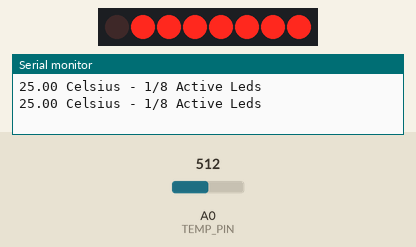
Recording of a sketch running on a simulated Arduino Uno, built with avr-gcc and run on an emulated ATmega328P. Parts: 8 shift-register outputs drawn as a row of LEDs (first output left, lit = HIGH), the last lines printed to the serial monitor. Wiring (inferred from the names in the program): shift register (74HC595): data pin 12; shift clock pin 9; latch pin 11. Wiring (inferred from the signals the program sends): row of LEDs: on Q0, Q1, Q2, Q3, Q4, Q5, Q6, Q7. The inputs (shaded band) are chosen by the test bench; at power-on: A0 (TEMP_PIN) = 512.

Above: at 1.8 s.
1.9 s: A0 (TEMP_PIN) set to 716
At 3.2 s:
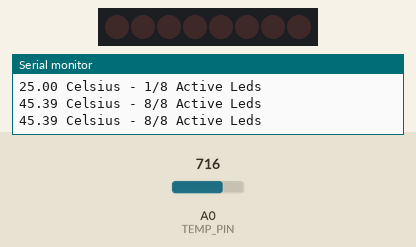
3.5 s: A0 (TEMP_PIN) set to 511
At 5.1 s:
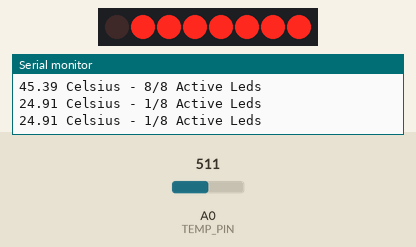
5.5 s: A0 (TEMP_PIN) set to 900
At 6.7 s:
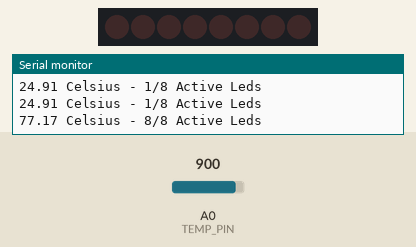
Timing chart, 0 to 8.5 s (numbered marks = the images above; inputs shaded):
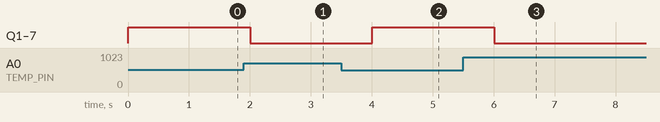

Measured:
- after the input at 1.9 s, Q1–7: HIGH → LOW after 0.10 s
- after the input at 3.5 s, Q1–7: LOW → HIGH after 0.51 s
- after the input at 5.5 s, Q1–7: HIGH → LOW after 0.51 s

The sketch:

heatAlarm.ino
```cpp
#define TEMP_PIN 0
#define LOOP_FREQUENCY 1000 //millisec
#define SH_REG_LATCH_PIN 11   // (11) ST_CP [RCK] on 74HC595
#define SH_REG_CLOCK_PIN 9     // (9) SH_CP [SCK] on 74HC595
#define SH_REG_DATA_PIN 12    // (12) DS [S1] on 74HC595

byte leds = 0;

void updateShiftRegister(){
   digitalWrite(SH_REG_LATCH_PIN, LOW);
   shiftOut(SH_REG_DATA_PIN, SH_REG_CLOCK_PIN, MSBFIRST, leds);
   digitalWrite(SH_REG_LATCH_PIN, HIGH);
}

float readTempCelsius(){
  int tempReading = analogRead(TEMP_PIN);
  double tempK = log(10000.0 * ((1024.0 / tempReading - 1)));
  tempK = 1 / (0.001129148 + (0.000234125 + (0.0000000876741 * tempK * tempK )) * tempK );       //  Temp Kelvin
  float tempC = tempK - 273.15;            // Convert Kelvin to Celsius
  return tempC;
}

int calcNumsLed(float tempC){
  int numLEDSLit = 8 - (35-tempC);
  if(numLEDSLit<1)numLEDSLit = 1;
  if(numLEDSLit>8)numLEDSLit = 8;
  return numLEDSLit;
}

void setLeds(int numLEDSLit){
  leds = 0;   // no LEDs lit to start
  for (int i = 0; i < numLEDSLit; i++) {
    leds = leds + (1 << i);  // sets the i'th bit
  }
}

void setup(){
  Serial.begin(9600);
  pinMode(SH_REG_LATCH_PIN, OUTPUT);
  pinMode(SH_REG_CLOCK_PIN, OUTPUT);
  pinMode(SH_REG_DATA_PIN, OUTPUT);
}

void loop(){
  float tempC = readTempCelsius();
  int numLEDSLit = calcNumsLed(tempC);
  Serial.print(tempC);
  Serial.print(" Celsius - ");
  Serial.print(numLEDSLit);
  Serial.println("/8 Active Leds");
  setLeds(numLEDSLit);
  updateShiftRegister();
  delay(LOOP_FREQUENCY);
}
```
